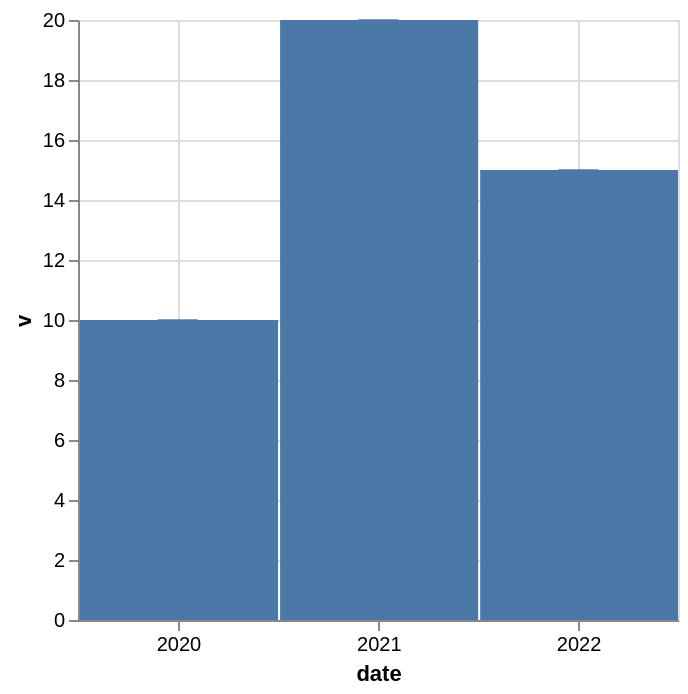

Source (Vega-Lite JSON):
### Vega-Lite specification from a JSON file in a GitHub repository (floating-point values rounded to 4 significant figures)
{"$schema": "https://vega.github.io/schema/vega-lite/v6.json", "description": "Bar and tick layered on the same binned-time-unit encoding. With `timeUnitBandPosition: 0`, both marks should be centered at the year start.", "config": {"bar": {"timeUnitBandPosition": 0}, "tick": {"timeUnitBandPosition": 0}}, "data": {"values": [{"date": "2020-01-01T00:00:00Z", "v": 10}, {"date": "2021-01-01T00:00:00Z", "v": 20}, {"date": "2022-01-01T00:00:00Z", "v": 15}]}, "encoding": {"x": {"timeUnit": "binnedutcyear", "field": "date", "type": "temporal"}, "y": {"field": "v", "type": "quantitative"}}, "layer": [{"mark": "bar"}, {"mark": {"type": "tick", "size": {"expr": "20"}}}]}
